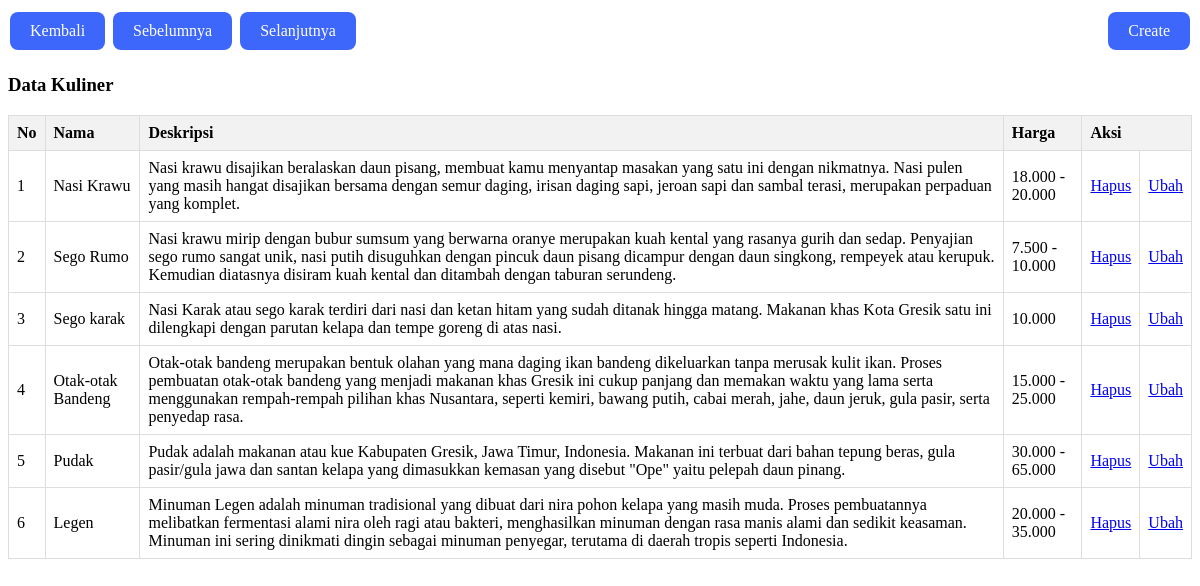
/tkuliner.php, run on the app's committed database.
### tables this page shows
CREATE TABLE `kuliner` (
  `idkuliner` int(11) NOT NULL,
  `nama_kuliner` varchar(100) NOT NULL,
  `deskripsi_kuliner` varchar(1000) NOT NULL,
  `harga` varchar(100) NOT NULL,
  `foto_kuliner` varchar(300) NOT NULL
);

### tkuliner.php (the view, shortened to what this page needs)
<!DOCTYPE html>
<html lang="en">
<head>
</head>
<body>
    <div class="button-container">
        <div>
            <a href="admin.php" class="button">Kembali</a>
            <a href="twisata.php" class="button">Sebelumnya</a>
            <a href="tulasan.php" class="button">Selanjutnya</a>
        </div>
        <a href="createk.php" class="button button-right">Create</a>
    </div>
    <h3> Data Kuliner </h3>
    <table border="1" class="table">
        <tr>
            <th>No</th>
            <th>Nama</th>
            <th>Deskripsi</th>
            <th>Harga</th>
            <th colspan="2">Aksi</th>
        </tr>
        <?php
        include 'koneksi.php';
        $result = mysqli_query($mysqli, "SELECT * FROM kuliner") or die (mysqli_error($mysqli));
        $no = 1;
        while($data = mysqli_fetch_array($result)) {
        ?>
        <tr>
            <td><?php echo $no++; ?></td>
            <td><?php echo $data['nama_kuliner']; ?></td>
            <td><?php echo $data['deskripsi_kuliner']; ?></td>
            <td><?php echo $data['harga']; ?></td>
            <td><a href='deletek.php?idkuliner=<?php echo $data["idkuliner"];?>'>Hapus</a></td>
            <td><a href='updatek.php?idkuliner=<?php echo $data["idkuliner"];?>'>Ubah</a></td>
        </tr>
        <?php } ?>
    </table>
</body>
</html>

### tkuliner.php (style rules this page uses)
.button { display: inline-block; padding: 10px 20px; background-color: #3d66fb; color: white; text-align: center; font-size: 16px; margin: 4px 2px; transition-duration: 0.4s; cursor: pointer; border: none; border-radius: 8px; text-decoration: none; }
.table { width: 100%; border-collapse: collapse; }
.table th, .table td { border: 1px solid #ddd; padding: 8px; text-align: left; }
.table th { background-color: #f2f2f2; }
.button-container { display: flex; justify-content: space-between; margin-bottom: 20px; }
.button-right { margin-left: auto; }

### data on the page
kuliner: nama_kuliner "Nasi Krawu", deskripsi_kuliner "Nasi krawu disajikan beralaskan daun pisang, membuat kamu menyantap masakan yang satu ini dengan nikmatnya. Nasi pulen yang masih hangat disajikan bersama dengan semur daging, irisan daging sapi, jeroan sapi dan sambal terasi, merupakan perpaduan yang komplet.", harga "18.000 - 20.000"
kuliner: nama_kuliner "Sego Rumo", deskripsi_kuliner "Nasi krawu mirip dengan bubur sumsum yang berwarna oranye merupakan kuah kental yang rasanya gurih dan sedap. Penyajian sego rumo sangat unik, nasi putih disuguhkan dengan pincuk daun pisang dicampur dengan daun singkong, rempeyek atau kerupuk. Kemudian diatasnya disiram kuah kental dan ditambah dengan taburan serundeng.", harga "7.500 - 10.000"
kuliner: nama_kuliner "Sego karak", deskripsi_kuliner "Nasi Karak atau sego karak terdiri dari nasi dan ketan hitam yang sudah ditanak hingga matang. Makanan khas Kota Gresik satu ini dilengkapi dengan parutan kelapa dan tempe goreng di atas nasi.", harga "10.000"
kuliner: nama_kuliner "Otak-otak Bandeng", deskripsi_kuliner "Otak-otak bandeng merupakan bentuk olahan yang mana daging ikan bandeng dikeluarkan tanpa merusak kulit ikan. Proses pembuatan otak-otak bandeng yang menjadi makanan khas Gresik ini cukup panjang dan memakan waktu yang lama serta menggunakan rempah-rempah pilihan khas Nusantara, seperti kemiri, bawang putih, cabai merah, jahe, daun jeruk, gula pasir, serta penyedap rasa.", harga "15.000 - 25.000"
kuliner: nama_kuliner "Pudak", deskripsi_kuliner "Pudak adalah makanan atau kue Kabupaten Gresik, Jawa Timur, Indonesia. Makanan ini terbuat dari bahan tepung beras, gula pasir/gula jawa dan santan kelapa yang dimasukkan kemasan yang disebut \"Ope\" yaitu pelepah daun pinang.", harga "30.000 - 65.000"
kuliner: nama_kuliner "Legen", deskripsi_kuliner "Minuman Legen adalah minuman tradisional yang dibuat dari nira pohon kelapa yang masih muda. Proses pembuatannya melibatkan fermentasi alami nira oleh ragi atau bakteri, menghasilkan minuman dengan rasa manis alami dan sedikit keasaman. Minuman ini sering dinikmati dingin sebagai minuman penyegar, terutama di daerah tropis seperti Indonesia.", harga "20.000 - 35.000"
